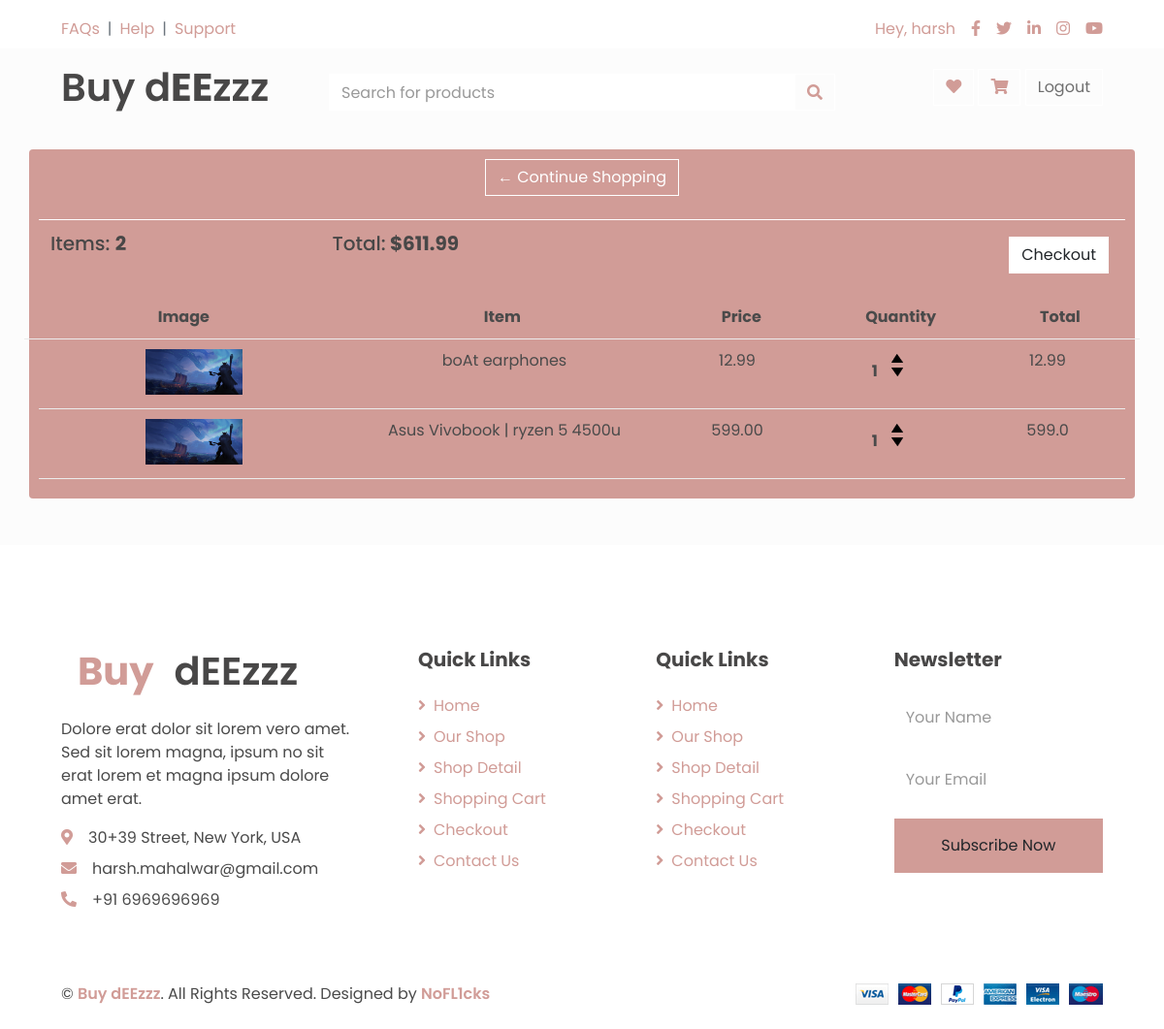
The app's page /cart (signed in) with its own data.
### store/models.py (models this page shows, shortened)
class Order(models.Model):
    customer = models.ForeignKey(
        Customer, on_delete=models.SET_NULL, null=True, blank=True)
    date_ordered = models.DateTimeField(auto_now_add=True)
    complete = models.BooleanField(default=False)
    transaction_id = models.CharField(max_length=100, null=True)
    @property
    def get_cart_total(self):
        orderItems = self.orderitem_set.all()
        total = sum([item.get_total for item in orderItems])
        return total
    @property
    def get_cart_quantity(self):
        orderItems = self.orderitem_set.all()
        total = sum([item.quantity for item in orderItems])
        return total

class OrderItem(models.Model):
    product = models.ForeignKey(Product, on_delete=models.SET_NULL, null=True)
    order = models.ForeignKey(Order, on_delete=models.SET_NULL, null=True)
    quantity = models.IntegerField(default=0, null=True, blank=True)
    date_added = models.DateTimeField(auto_now_add=True)
    @property
    def get_total(self):
        total = self.product.price * self.quantity
        return total

class Product(models.Model):
    name = models.CharField(max_length=200)
    price = models.FloatField()
    digital = models.BooleanField(default=False, null=True, blank=True)
    image = models.ImageField(null=True, blank=True)
    @property
    def imageURL(self):
        try:
            url = self.image.url
        except:
            url = ''
        return url

### store/views.py (the view)
# urls.py: path('cart', views.cart, name='cart'),
def cart(request):
    products = Product.objects.all()
    if request.user.is_authenticated:
        customer = request.user.customer
        order, created = Order.objects.get_or_create(
            customer=customer, complete=False)
        items = order.orderitem_set.all()
    else:
        context = {'products': products}
        return render(request, 'Home.html', context)
    context = {'items': items, 'order': order}
    return render(request, 'cart.html', context)

### templates/cart.html
{% extends 'index.html' %}
{% load static %}
{% block content %}
<link rel="stylesheet" type="text/css" href="{% static 'css/main.css' %}">
<center>
<div class="box-element container back-to-prod bg-primary my-4 mx-4" style="width: 76rem;">
	<div class=" bg-primary">
		<a  class="btn btn-outline-secondary" href="{% url 'store' %}">&#x2190; Continue Shopping</a>
		<br>
		<br>
		<table class="table">
			<tr>
				<th><h5>Items: <strong>{{order.get_cart_quantity}}</strong></h5></th>
				<th><h5>Total:<strong> ${{order.get_cart_total|floatformat:2}}</strong></h5></th>
				<th>
					<a  style="float:right; margin:5px;" class="btn btn-secondary" href="{% url 'checkout' %}">Checkout</a>
				</th>
			</tr>
		</table>
	</div>
	<div class="row cart-row">
		<div style="flex:2"><strong>Image</strong></div>
		<div style="flex:2"><strong>Item</strong></div>
		<div style="flex:1"><strong>Price</strong></div>
		<div style="flex:1"><strong>Quantity</strong></div>
		<div style="flex:1"><strong>Total</strong></div>
	</div>
	{% for item in items %}
	<div class="cart-row">
		<div style="flex:2"><img class="row-image img-fluid" src="{{item.product.imageURL}}"></div>
		<div style="flex:2"><p>{{item.product.name}}</p></div>
		<div style="flex:1"><p>{{item.product.price|floatformat:2}}</p></div>
		<div style="flex:1">
			<p class="quantity">{{item.quantity}}</p>
			<div class="quantity">
				<img class="chg-quantity" src="{% static  'images/arrow-up.png' %}">
				<img class="chg-quantity" src="{% static  'images/arrow-down.png' %}">
			</div>
		</div>
		<div style="flex:1"><p>{{item.get_total}}</p></div>
	</div>
	{% endfor %}
</div>
</center>
{% endblock %}

### templates/index.html (shortened to what this page needs)
{% load static %}
<!DOCTYPE html>
<html lang="en">
<head>
    <link href="https://cdnjs.cloudflare.com/ajax/libs/font-awesome/5.10.0/css/all.min.css" rel="stylesheet">
    <link href="{% static 'lib/owlcarousel/assets/owl.carousel.min.css' %}" rel="stylesheet">
    <link href="{% static 'css/newcss.css' %}" rel="stylesheet">
</head>
<body>
    <div class="container-fluid">
        <div class="row bg-light py-2 px-xl-5">
            <div class="col-lg-6 d-none d-lg-block">
                <div class="d-inline-flex align-items-center">
                    <a class="text-poppy" href="">FAQs</a>
                    <span class="text-muted px-2">|</span>
                    <a class="text-poppy" href="">Help</a>
                    <span class="text-muted px-2">|</span>
                    <a class="text-poppy" href="">Support</a>
                </div>
            </div>
            <div class="col-lg-6 text-center text-lg-right">
                <div class="d-inline-flex align-items-center">
                    {% if request.user.is_authenticated %}
                    <a class="text-primary px-2" href="">
                        Hey, {{user}}
                    </a>
                    {% endif %}
                    <a class="text-poppy px-2" href="">
                        <i class="fab fa-facebook-f"></i>
                    </a>
                    <a class="text-poppy px-2" href="">
                        <i class="fab fa-twitter"></i>
                    </a>
                    <a class="text-poppy px-2" href="{% url 'linkedin' %}" target="_blank">
                        <i class="fab fa-linkedin-in"></i>
                    </a>
                    <a class="text-poppy px-2" href="">
                        <i class="fab fa-instagram"></i>
                    </a>
                    <a class="text-poppy pl-2" href="">
                        <i class="fab fa-youtube"></i>
                    </a>
                </div>
            </div>
        </div>
        <div class="navbar row align-items-center py-3 px-xl-5">
            <div class="col-lg-3 d-none d-lg-block">
                <a href="/" class="text-decoration-none">
                    <h1 class="m-0 display-5 font-weight-semi-bold">Buy d<span class = "    font-weight-bold">EE</span>zzz</h1>
                </a>
            </div>
            <div class="col-lg-6 col-6 text-left">
                <form action="">
                    <div class="input-group">
                        <input type="text" class="form-control" placeholder="Search for products">
                        <div class="input-group-append">
                            <span class="input-group-text bg-transparent text-primary">
                                <i class="fa fa-search"></i>
                            </span>
                        </div>
                    </div>
                </form>
            </div>
            <div class="col-lg-3 col-6 text-right">
                {% if request.user.is_authenticated %}
                <a href="" class="btn border">
                    <i class="fas fa-heart text-primary"></i>
                </a>
                <a href="{% url 'cart' %}" class="btn border">
                    <i class="fas fa-shopping-cart text-primary"></i>
                </a>
                <a href = 'logout' class="btn border">
                    Logout
                </a>
                {% endif %}
            </div>
        </div>
    </div>
    {% block content %}
    {% endblock content %}
    <div class="container-fluid bg-light text-poppy mt-5 pt-5">
        <div class="row px-xl-5 pt-5">
            <div class="col-lg-4 col-md-12 mb-5 pr-3 pr-xl-5">
                <a href="" class="text-decoration-none">
                    <h1 class="mb-4 display-5 font-weight-semi-bold"><span class="text-primary font-weight-bold border border-white px-3 mr-1">Buy</span>dEEzzz</h1>
                </a>
                <p>Dolore erat dolor sit lorem vero amet. Sed sit lorem magna, ipsum no sit erat lorem et magna ipsum dolore amet erat.</p>
                <p class="mb-2"><i class="fa fa-map-marker-alt text-primary mr-3"></i>30+39 Street, New York, USA</p>
                <p class="mb-2"><i class="fa fa-envelope text-primary mr-3"></i>harsh.mahalwar@gmail.com</p>
                <p class="mb-0"><i class="fa fa-phone-alt text-primary mr-3"></i>+91 6969696969</p>
            </div>
            <div class="col-lg-8 col-md-12">
                <div class="row">
                    <div class="col-md-4 mb-5">
                        <h5 class="font-weight-bold text-poppy mb-4">Quick Links</h5>
                        <div class="d-flex flex-column justify-content-start">
                            <a class="text-poppy mb-2" href="{% static 'index.html' %}"><i class="fa fa-angle-right mr-2"></i>Home</a>
                            <a class="text-poppy mb-2" href="{% static 'shop.html' %}"><i class="fa fa-angle-right mr-2"></i>Our Shop</a>
                            <a class="text-poppy mb-2" href="{% static 'detail.html' %}"><i class="fa fa-angle-right mr-2"></i>Shop Detail</a>
                            <a class="text-poppy mb-2" href="{% static 'cart.html' %}"><i class="fa fa-angle-right mr-2"></i>Shopping Cart</a>
                            <a class="text-poppy mb-2" href="{% static 'checkout.html' %}"><i class="fa fa-angle-right mr-2"></i>Checkout</a>
                            <a class="text-poppy" href="{% static 'contact.html' %}"><i class="fa fa-angle-right mr-2"></i>Contact Us</a>
                        </div>
                    </div>
                    <div class="col-md-4 mb-5">
                        <h5 class="font-weight-bold text-poppy mb-4">Quick Links</h5>
                        <div class="d-flex flex-column justify-content-start">
                            <a class="text-poppy mb-2" href="{% static 'index.html' %}"><i class="fa fa-angle-right mr-2"></i>Home</a>
                            <a class="text-poppy mb-2" href="{% static 'shop.html' %}"><i class="fa fa-angle-right mr-2"></i>Our Shop</a>
                            <a class="text-poppy mb-2" href="{% static 'detail.html' %}"><i class="fa fa-angle-right mr-2"></i>Shop Detail</a>
                            <a class="text-poppy mb-2" href="{% static 'cart.html' %}"><i class="fa fa-angle-right mr-2"></i>Shopping Cart</a>
                            <a class="text-poppy mb-2" href="{% static 'checkout.html' %}"><i class="fa fa-angle-right mr-2"></i>Checkout</a>
                            <a class="text-poppy" href="{% static 'contact.html' %}"><i class="fa fa-angle-right mr-2"></i>Contact Us</a>
                        </div>
                    </div>
                    <div class="col-md-4 mb-5 damn">
                        <h5 class="font-weight-bold text-poppy mb-4">Newsletter</h5>
                        <form action="">
                            <div class="form-group">
                                <input type="text" class="form-control border-0 py-4" placeholder="Your Name" required="required" />
                            </div>
                            <div class="form-group">
                                <input type="email" class="form-control border-0 py-4" placeholder="Your Email"
                                    required="required" />
                            </div>
                            <div>
                                <button class="btn btn-primary btn-block border-0 py-3" type="submit">Subscribe Now</button>
                            </div>
                        </form>
                    </div>
                </div>
            </div>
        </div>
        <div class="row border-top border-light mx-xl-5 py-4">
            <div class="col-md-6 px-xl-0">
                <p class="mb-md-0 text-center text-md-left text-poppy">
                    &copy; <a class="text-poppy font-weight-semi-bold" href="#">Buy dEEzzz</a>. All Rights Reserved. Designed
                    by
                    <a class="text-poppy font-weight-semi-bold btn-link" href="">NoFL1cks</a><br>
                </p>
            </div>
            <div class="col-md-6 px-xl-0 text-center text-md-right">
                <img class="img-fluid" src="{% static 'img/payments.png' %}" alt="">
            </div>
        </div>
    </div>
</body>
</html>

### static/css/main.css (style rules this page uses)
body { background-color: hsl(0, 0%, 99%); }
html { scroll-behavior: smooth; }
h1,h2,h3,h4,h5,h6 { color:hsl(0, 1%, 28%); }
.box-element { border-radius: 4px; padding: 10px; animation: draw 2s forwards; }
.back-to-prod { right: 100px; bottom: 100px; z-index: 0; animation: action 1s infinite alternate; }
.col-lg-4, .col-lg-6, .col-lg-8, .col-lg-12 { margin-top: 10px; }
.btn { border-radius: 0; }
.row-image { width: 100px; }
.cart-row { display: flex; align-items: flex-stretch; padding-bottom: 10px; margin-bottom: 10px; border-bottom: 1px solid #ececec; }
.quantity { display: inline-block; font-weight: 700; padding-right:10px; }
.chg-quantity { width: 12px; cursor: pointer; display: block; margin-top: 5px; transition:.1s; }

### records on screen
Order: get_cart_quantity "2", get_cart_total "611.99"
OrderItem: product.imageURL (picture), product.name "boAt earphones", product.price "12.99", quantity "1", get_total "12.99"
OrderItem: product.imageURL (picture), product.name "Asus Vivobook | ryzen 5 4500u", product.price "599.00", quantity "1", get_total "599.0"

### other values on screen
{{ user }} "harsh"
